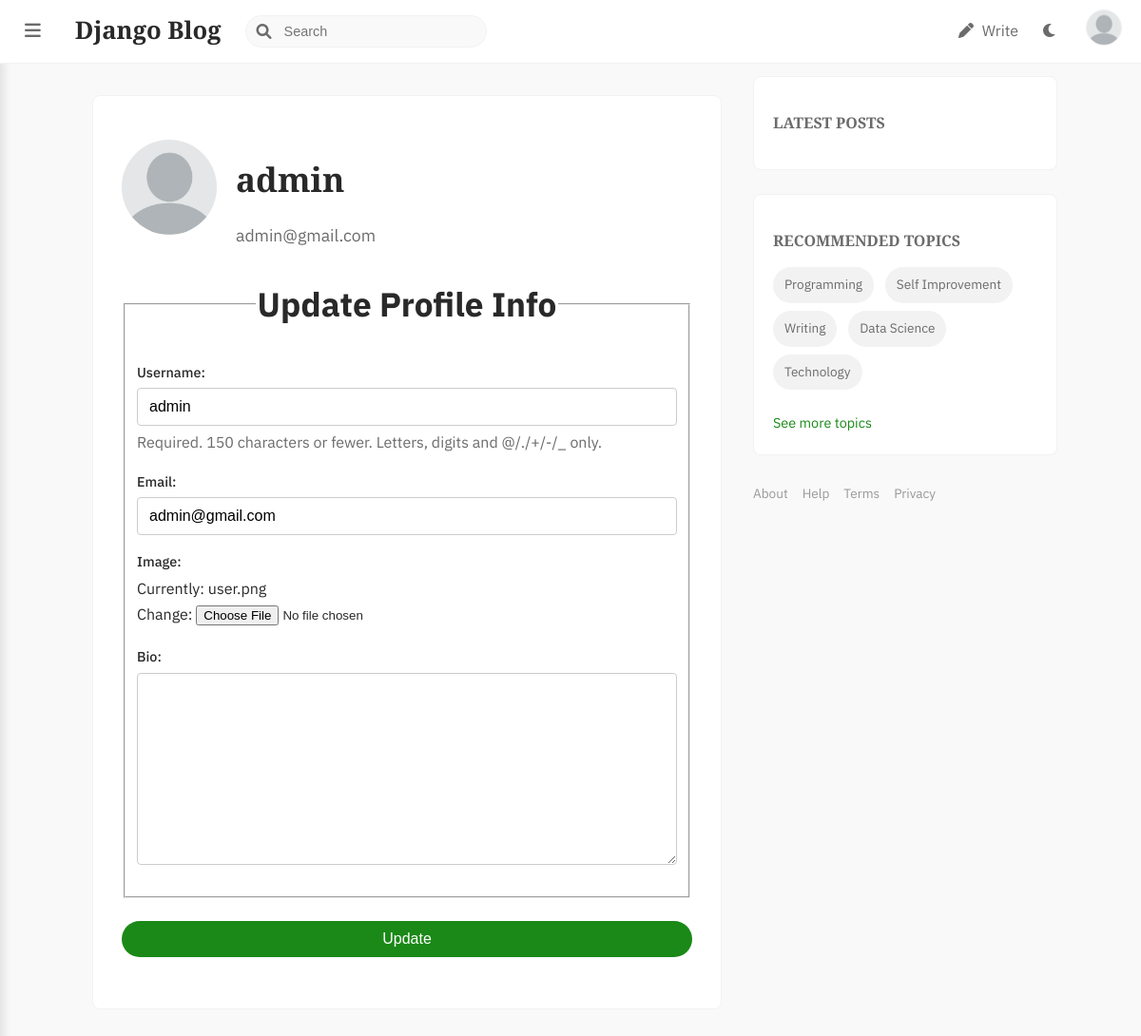
The app's page /profile/ (signed in), older data.
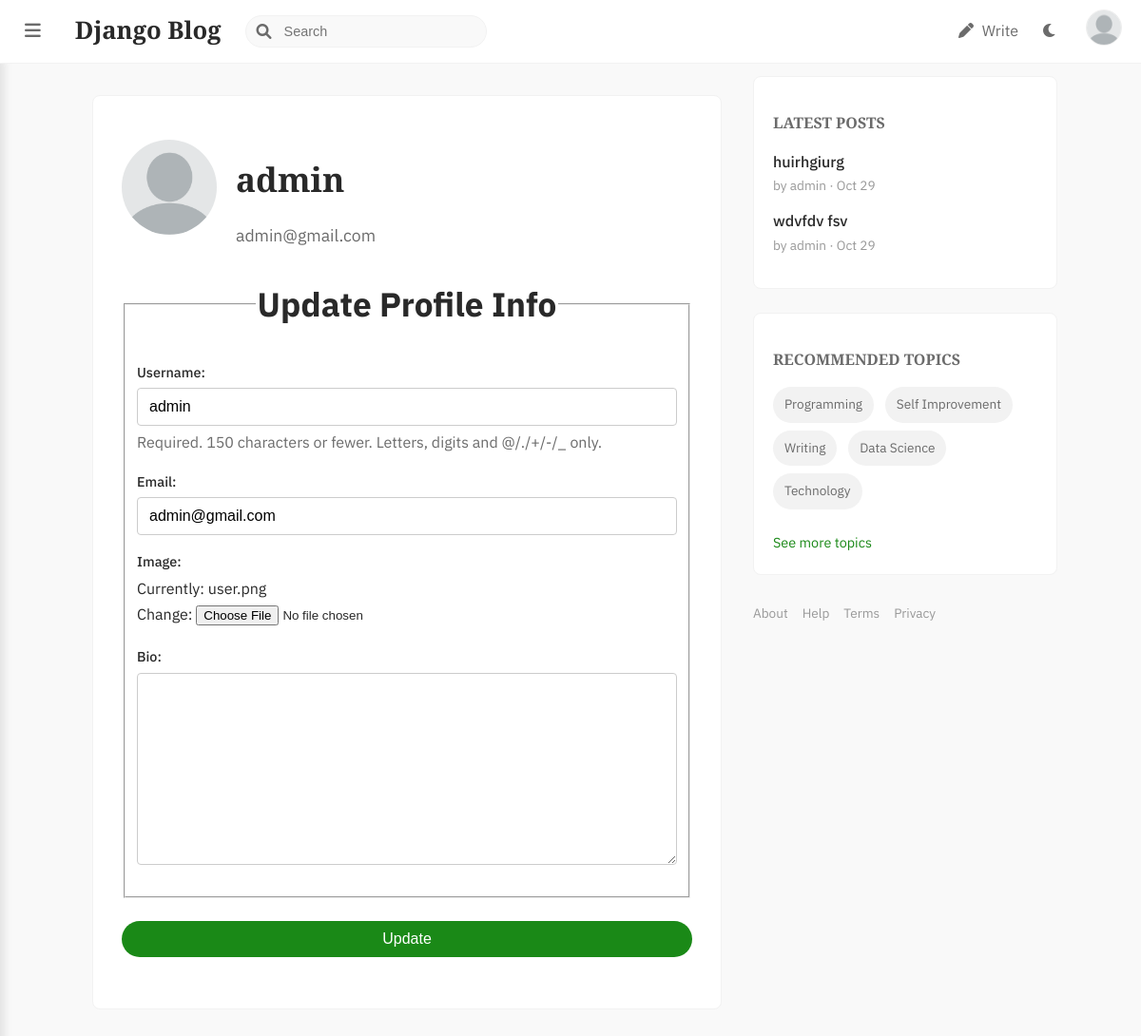
The same page, newer data.
### blog/models.py (models this page shows, shortened)
class Post(models.Model):
    title = models.CharField(max_length=100)
    content = RichTextField(blank=True, null=True)
    image = models.ImageField(upload_to='post_banners', null=True, blank=True)
    date_posted = models.DateTimeField(default=timezone.now)
    author = models.ForeignKey(User, on_delete=models.CASCADE)

### blog/views.py (the view)
# urls.py: path('profile/', blog_views.profile, name='profile'),
@login_required
def profile(request):
    if request.method == 'POST':
        u_form = UserUpdateForm(request.POST, instance=request.user)
        p_form = ProfileUpdateForm(request.POST,
                                   request.FILES,
                                   instance=request.user.profile)
        if u_form.is_valid() and p_form.is_valid():
            u_form.save()
            p_form.save()
            messages.success(request, f'Your account has been updated!')
            return redirect('profile')
    else:
        u_form = UserUpdateForm(instance=request.user)
        p_form = ProfileUpdateForm(instance=request.user.profile)
    context = {
        'u_form': u_form,
        'p_form': p_form
    }
    return render(request, 'blog/profile.html', context)

### blog/forms.py
class UserUpdateForm(forms.ModelForm):
    email = forms.EmailField()
    class Meta:
        model = User
        fields = ['username', 'email']

class ProfileUpdateForm(forms.ModelForm):
    class Meta:
        model = Profile
        fields = ['image', 'bio']

### blog/context_processors.py (called while the page is built)
def latest_posts_processor(request):
    latest_posts = Post.objects.order_by('-date_posted')[:5]
    return {'latest_posts': latest_posts}

### blog/templates/blog/profile.html (shortened to what this page needs)
{% extends "blog/base.html" %}
{% block content %}
  <div class="content-section profile-section">
    <div class="profile-header">
      <img class="rounded-circle profile-avatar" src="{{ user.profile.image.url }}" alt="{{ user.username }} Profile Picture">
      <div class="profile-info">
        <h2 class="profile-heading">{{ user.username }}</h2>
        <p class="profile-email">{{ user.email }}</p>
      </div>
    </div>
    <form method="POST" enctype="multipart/form-data" class="profile-form">
        <fieldset class="form-group">
            <legend class="form-title">Update Profile Info</legend>
            {{ u_form.as_p }}
            {{ p_form.as_p }}
        </fieldset>
        <div class="form-group">
            <button class="btn-submit" type="submit">Update</button>
        </div>
    </form>
  </div>
{% endblock content %}

### blog/templates/blog/base.html (shortened to what this page needs)
{% load static %}
<!DOCTYPE html>
<html lang="en">
<head>
    <link rel="stylesheet" type="text/css" href="{% static 'blog/main.css' %}">
    <link rel="stylesheet" href="https://cdnjs.cloudflare.com/ajax/libs/font-awesome/6.0.0-beta3/css/all.min.css">
</head>
<body class="logged-in-body">
    <header class="logged-in-header">
        <nav class="navbar logged-in-nav">
            <div class="nav-left">
                <button class="sidebar-toggle"><i class="fas fa-bars"></i></button>
                <a class="logo-small" href="{% url 'blog-home' %}">Django Blog</a>
                <div class="search-bar">
                    <i class="fas fa-search"></i>
                    <input type="text" placeholder="Search">
                </div>
            </div>
            <div class="nav-right">
                <a href="{% url 'post-create' %}" class="nav-item"><i class="fas fa-pen"></i> Write</a>
                <button id="reader-mode-toggle" class="nav-item"><i class="fas fa-moon"></i></button>
                <div class="profile-dropdown">
                    <img src="{% if user.is_authenticated and user.profile.image %}{{ user.profile.image.url }}{% else %}{{ MEDIA_URL }}user.png{% endif %}" alt="Profile Picture" class="profile-pic">
                </div>
            </div>
        </nav>
    </header>
    <div class="main-container">
        <main class="content">
            {% block content %}{% endblock %}
        </main>
        <aside class="right-sidebar">
            <div class="content-section">
                <h3>Latest Posts</h3>
                {% for post in latest_posts %}
                    <div class="staff-pick-item">
                        <a href="{% url 'post-detail' post.id %}">
                            <p>{{ post.title }}</p>
                        </a>
                        <small>by {{ post.author.username }} · {{ post.date_posted|date:"M d" }}</small>
                    </div>
                {% endfor %}
            </div>
            <div class="content-section recommended-topics">
                <h3>Recommended topics</h3>
                <div class="topic-tags">
                    <span class="tag">Programming</span>
                    <span class="tag">Self Improvement</span>
                    <span class="tag">Writing</span>
                    <span class="tag">Data Science</span>
                    <span class="tag">Technology</span>
                </div>
                <a href="#" class="see-full">See more topics</a>
            </div>
            <footer class="right-sidebar-footer">
                <a href="#">About</a>
                <a href="#">Help</a>
                <a href="#">Terms</a>
                <a href="#">Privacy</a>
            </footer>
        </aside>
    </div>
</body>
</html>

Row changes from the older to the newer data that the page shows:
added Post: title "huirhgiurg", author.username "admin", date_posted "Oct 29"
added Post: title "wdvfdv fsv", author.username "admin", date_posted "Oct 29"
